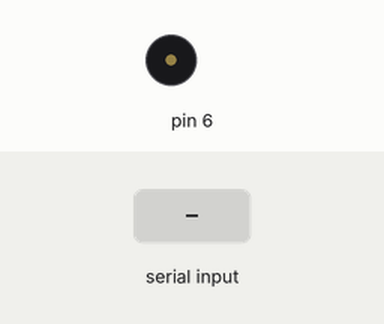
Simulated run of this sketch. Board: Arduino Uno, built with avr-gcc and run on an emulated ATmega328P. Shown: buzzer (waves = sounding). Inputs (shaded band) come from the test bench. What the sketch prints to the serial monitor is not drawn.

Above: at 1.2 s.
1.3 s: "a" received over Serial
At 2.7 s:
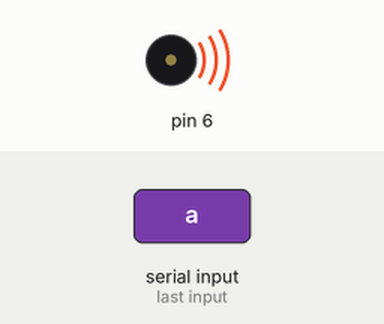
4.3 s: "q" received over Serial
At 6.5 s:
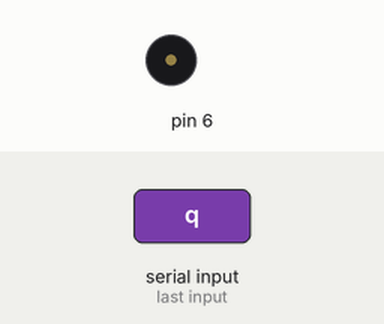
6.8 s: "s" received over Serial
At 8.1 s:
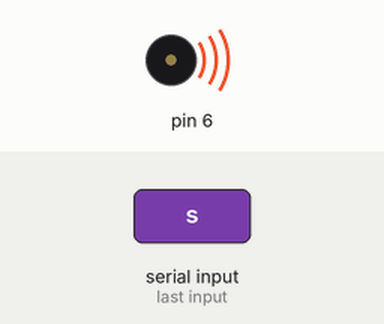
Timing chart, 0 to 9.8 s (numbered marks = the images above; inputs shaded):
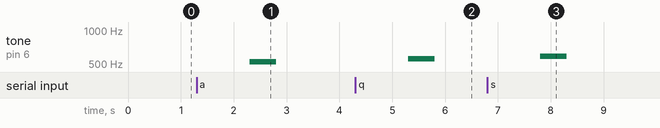

Measured:
- after the input at 1.3 s, tone on pin 6: silent → 523 Hz after 1.0 s, → silent 0.50 s later
- after the input at 4.3 s, tone on pin 6: silent → 554 Hz after 1.0 s, → silent 0.50 s later
- after the input at 6.8 s, tone on pin 6: silent → 587 Hz after 1.0 s, → silent 0.50 s later

The sketch:

v1.1.0_code.ino
```cpp
#include<Pitches.h>

//include Pitches.h header file in arduino ide libraries before compiling
//Minor changes from v1.0.0

int C = N_C5;
int CS = N_CS5;
int D = N_D5;
int DS = N_DS5;
int E = N_E5;
int F = N_F5;
int FS = N_FS5;
int G = N_G5;
int GS = N_GS5;
int A = N_A5;
int AS = N_AS5;
int B = N_B5;
int CC = N_C6;

int duration(500);

void setup()
{
  pinMode(6, OUTPUT);
  Serial.begin(9600);
}

void tune(char ch)
{

  if (ch == 'a')
  {
    tone(6, C, duration);
  }
  if (ch == 'q')
  {
    tone(6, CS, duration);
  }
  if (ch == 's')
  {
    tone(6, D, duration);
  }
  if (ch == 'w')
  {
    tone(6, DS, duration);
  }
  if (ch == 'd')
  {
    tone(6, E, duration);
  }
  if (ch == 'f')
  {
    tone(6, F, duration);
  }
  if (ch == 'r')
  {
    tone(6, FS, duration);
  }
  if (ch == 'g')
  {
    tone(6, G, duration);
  }
  if (ch == 't')
  {
    tone(6, GS, duration);
  }
  if (ch == 'h')
  {
    tone(6, A, duration);
  }
  if (ch == 'y')
  {
    tone(6, AS, duration);
  }
  if (ch == 'j')
  {
    tone(6, B, duration);
  }
  if (ch == 'u')
  {
    tone(6, CC, duration);
  }
}

void loop()
{
  if(Serial.available() != 0)
  {
    String str=Serial.readString();
    int len=str.length() + 1;
    char ch[len];
    str.toCharArray(ch,len);
    for(int i=0; i<len;i++)
    {
      Serial.println(ch[i]);
      tune(ch[i]);
      delay(duration);
    }
  }
}
```

Pitches.h
```cpp
/*************************************************
 * Public Constants
 *************************************************/
#define N_REST  0
#define N_B0  31
#define N_C1  33
#define N_CS1 35
#define N_D1  37
#define N_DS1 39
#define N_E1  41
#define N_F1  44
#define N_FS1 46
#define N_G1  49
#define N_GS1 52
#define N_A1  55
#define N_AS1 58
#define N_B1  62
#define N_C2  65
#define N_CS2 69
#define N_D2  73
#define N_DS2 78
#define N_E2  82
#define N_F2  87
#define N_FS2 93
#define N_G2  98
#define N_GS2 104
#define N_A2  110
#define N_AS2 117
#define N_B2  123
#define N_C3  131
#define N_CS3 139
#define N_D3  147
#define N_DS3 156
#define N_E3  165
#define N_F3  175
#define N_FS3 185
#define N_G3  196
#define N_GS3 208
#define N_A3  220
#define N_AS3 233
#define N_B3  247
#define N_C4  262
#define N_CS4 277
#define N_D4  294
#define N_DS4 311
#define N_E4  330
#define N_F4  349
#define N_FS4 370
#define N_G4  392
#define N_GS4 415
#define N_A4  440
#define N_AS4 466
#define N_B4  494
#define N_C5  523
#define N_CS5 554
#define N_D5  587
#define N_DS5 622
#define N_E5  659
#define N_F5  698
#define N_FS5 740
#define N_G5  784
#define N_GS5 831
#define N_A5  880
#define N_AS5 932
#define N_B5  988
#define N_C6  1047
#define N_CS6 1109
#define N_D6  1175
#define N_DS6 1245
#define N_E6  1319
#define N_F6  1397
#define N_FS6 1480
#define N_G6  1568
#define N_GS6 1661
#define N_A6  1760
#define N_AS6 1865
#define N_B6  1976
#define N_C7  2093
#define N_CS7 2217
#define N_D7  2349
#define N_DS7 2489
#define N_E7  2637
#define N_F7  2794
#define N_FS7 2960
#define N_G7  3136
#define N_GS7 3322
#define N_A7  3520
#define N_AS7 3729
#define N_B7  3951
#define N_C8  4186
#define N_CS8 4435
#define N_D8  4699
#define N_DS8 4978
```
